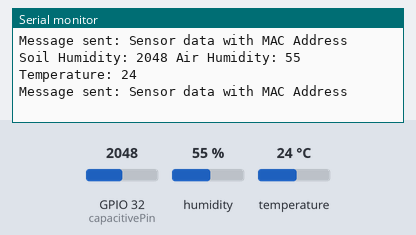
A sketch run on a simulated ESP32. Parts: the last lines printed to the serial monitor. The test bench sets the inputs (shaded band); at power-on: humidity 55 %, GPIO 32 (capacitivePin) = 2048, temperature 24 °C.

Above: at 10.8 s.
10.9 s: humidity set to 22 %
At 15.4 s:
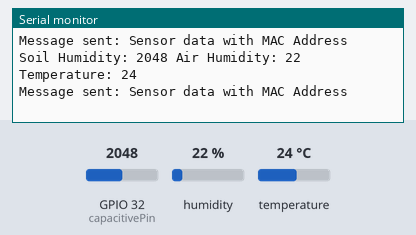
18.3 s: GPIO 32 (capacitivePin) set to 2866
At 20.5 s:
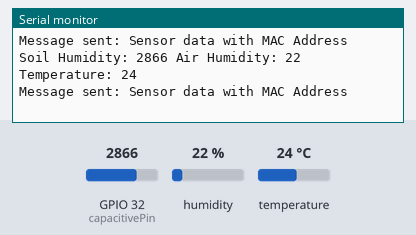
25.7 s: temperature set to 12 °C
At 30.5 s:
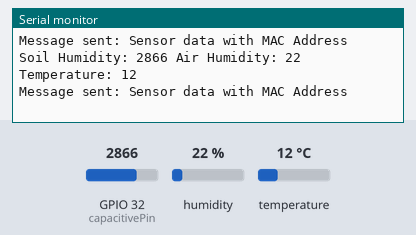
33.1 s: GPIO 32 (capacitivePin) set to 3603
At 35.4 s:
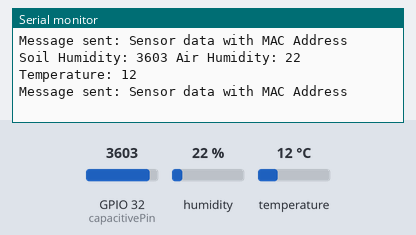
40.5 s: humidity set to 40 %
At 45.5 s:
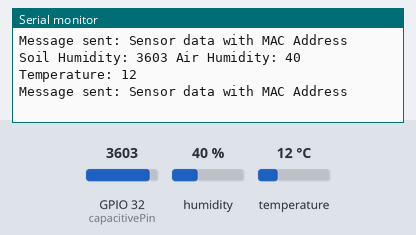
Timing chart, 0 to 47.0 s (numbered marks = the images above; inputs shaded):
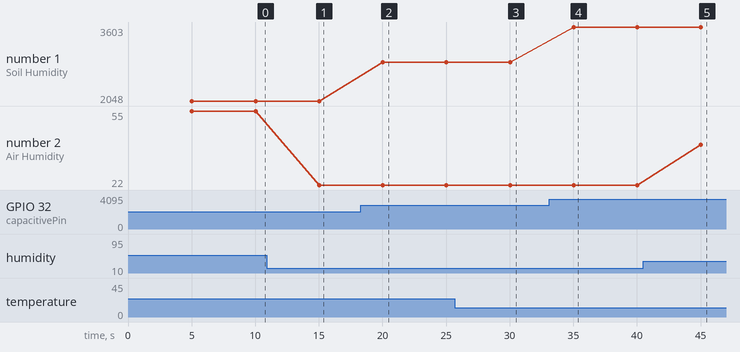

Measured:
- after the input at 10.9 s, the serial monitor: prints a new line after 4.1 s (image 1)
- after the input at 18.3 s, the serial monitor: prints a new line after 1.7 s (image 2)
- after the input at 25.7 s, the serial monitor: prints a new line after 4.3 s (image 3)
- after the input at 33.1 s, the serial monitor: prints a new line after 1.9 s (image 4)
- after the input at 40.5 s, the serial monitor: prints a new line after 4.5 s (image 5)
- plotted number 1: 2048 → 2866 after the input at 18.3 s, 2866 → 3603 after the input at 33.1 s
- plotted number 2: 55 → 22 after the input at 10.9 s, 22 → 40 after the input at 40.5 s

The sketch:

espSlave.ino
```cpp
#include <esp_now.h>
#include <WiFi.h>
#include "DHT.h"

#define DHT11PIN 22
#define capacitivePin 32

DHT dht(DHT11PIN, DHT11);

uint8_t macMaster[] = {0xFF, 0xFF, 0xFF, 0xFF, 0xFF, 0xFF}; // Substitua pelo MAC Address do mestre
unsigned long lastSendTime = 0;
int soilHumidity;
int airHumidity;
int temperature;
#define SEND_INTERVAL 5000  // Intervalo de envio em milissegundos (5 segundos)
#define capacitve 32;
#define infoPin 15

unsigned long previousMillis = 0; // Armazena o último tempo em que o LED foi alternado
const unsigned long interval = 500; // Intervalo de 500 milissegundos

// Estrutura para armazenar a mensagem e o MAC Address
typedef struct Message {
  char text[100];
  uint8_t mac[6];
} Message;


void InitESPNow();
void sendData();
void collectData();
void printData();

void setup() {
  Serial.begin(115200);
  WiFi.mode(WIFI_STA);

  Serial.print("Mac Address in Station: ");
  Serial.println(WiFi.macAddress());

  InitESPNow();

  esp_now_peer_info_t peerInfo;
  memcpy(peerInfo.peer_addr, macMaster, 6);
  peerInfo.channel = 0;
  peerInfo.encrypt = false;

  // Adiciona o mestre como peer para enviar dados
  if (esp_now_add_peer(&peerInfo) != ESP_OK) {
    Serial.println("Failed to add master as peer");
    return;
  }

  Serial.println("ESPNow initialized and master added as peer");

  pinMode(capacitivePin, INPUT);
  dht.begin();

  pinMode(infoPin, OUTPUT);
}

void InitESPNow() {
  if (esp_now_init() == ESP_OK) {
    Serial.println("ESPNow Init Success");
  } else {
    Serial.println("ESPNow Init Failed");
    ESP.restart();
  }
}

void sendData() {
  collectData();
  printData();

  Message message;

  // Usa sprintf para formatar a string corretamente
  sprintf(message.text, "Soil Humidity: %d", soilHumidity);

  // Obtém o MAC Address do escravo e coloca na estrutura
  WiFi.macAddress(message.mac);

  // Envia a estrutura
  esp_err_t result = esp_now_send(macMaster, (uint8_t*) &message, sizeof(message));

  if (result == ESP_OK) {
    Serial.println("Message sent: Sensor data with MAC Address");
  } else {
    Serial.println("Failed to send message");
  }

  unsigned long currentMillis = millis();
  digitalWrite(infoPin, HIGH);
  // Verifica se 500 milissegundos se passaram
  if (currentMillis - previousMillis >= interval) {
    previousMillis = currentMillis; // Atualiza o último tempo
    // Alterna o estado do LED
    digitalWrite(infoPin, LOW);
  }
}

void collectData() {
  soilHumidity = analogRead(capacitivePin);
  airHumidity = dht.readHumidity();
  temperature = dht.readTemperature();
}

void printData() {
  Serial.print("Soil Humidity: ");
  Serial.print(soilHumidity);
  Serial.print(" Air Humidity: ");
  Serial.print(airHumidity);
  Serial.print(" Temperature: ");
  Serial.println(temperature);
}

void loop() {
  unsigned long currentTime = millis();
  if (currentTime - lastSendTime >= SEND_INTERVAL) {
    sendData();
    lastSendTime = currentTime;
  }
}
```
